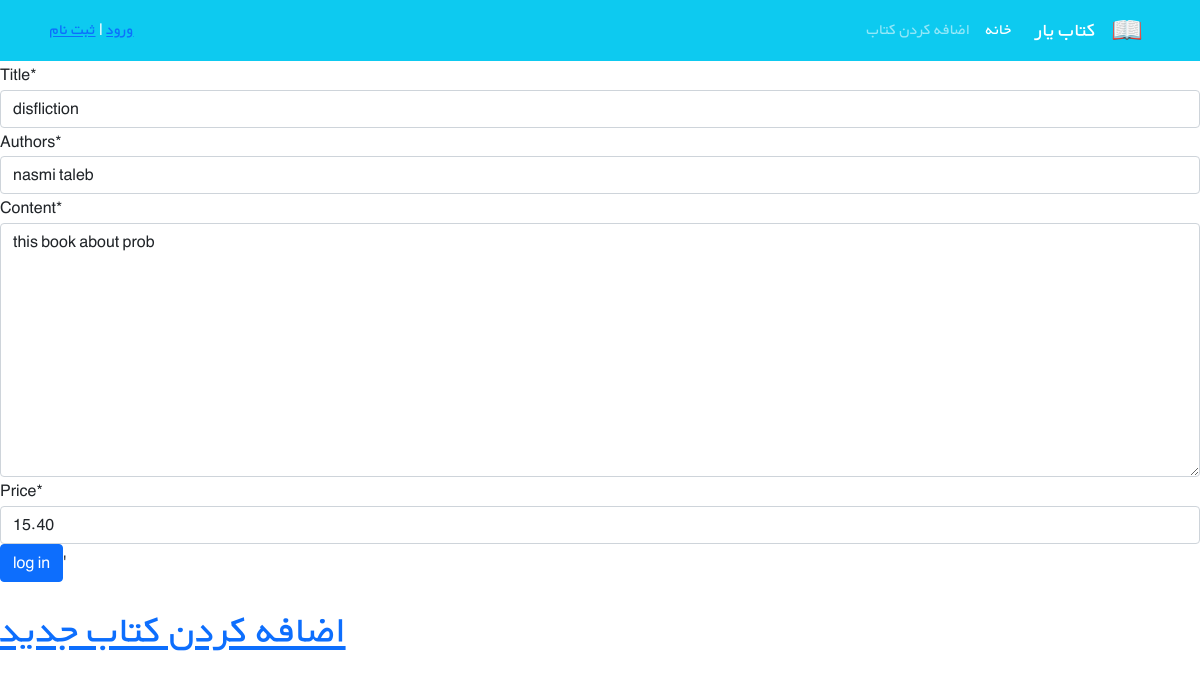
Screenshot of /books/1/edit/ with the database file from the repository.
### books/models.py (models this page shows, shortened)
class Book(models.Model):
    title= models.CharField(max_length=200)
    authors=models.CharField(max_length=200)
    content=models.TextField()
    price= models.DecimalField(max_digits=5,decimal_places=2)
    cover= models.ImageField(upload_to='covers/',blank=True)

### books/views.py (the view)
# urls.py: path('<int:pk>/edit/', BookUpdate.as_view() , name='book_update'),
class BookUpdate(generic.UpdateView):
    model= Book
    fields=['title','authors','content','price']
    template_name='books/book_update.html'

### books/templates/books/book_update.html (shortened to what this page needs)
{% extends '_base.html' %}
{% load crispy_forms_tags %}
{% block content %}
    <form action="" method="post">
      {{form|crispy }}
      <button type="submit" class="btn btn-primary">log in</button>'
    </form>
    <br>
    <a href="{% url 'book_list' %}">     <h1> اضافه کردن کتاب جدید </h1> </a>
{% endblock content %}

### static/css/style.css (style rules this page uses)
* { font-family: 'BYekan', sans-serif; line-height: 1.8rem; }

### rows the page displays
Book: title "disfliction", authors "nasmi taleb", content "this book about prob", price "15.40"
